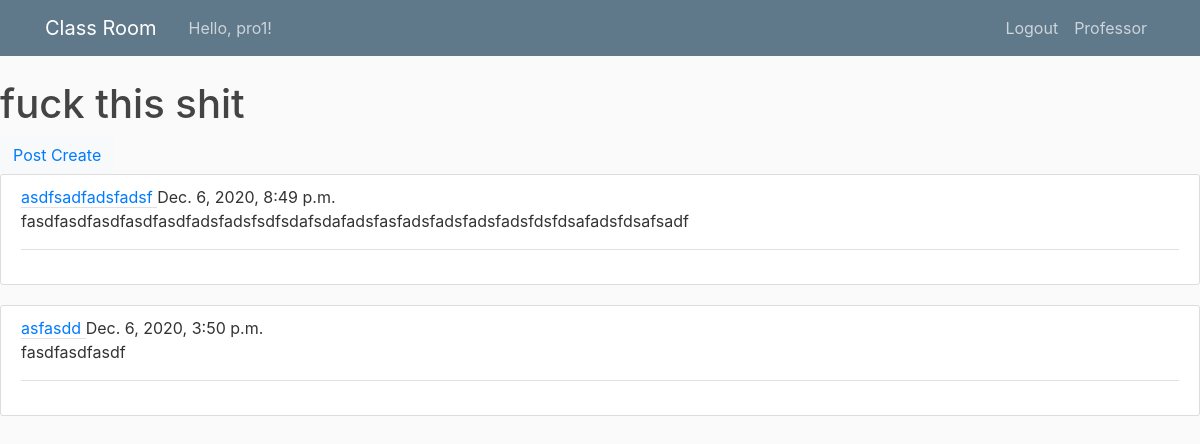
Page /index/lecture/posts/1 (signed in) on the committed database.
### classroom/models.py (models this page shows, shortened)
class eUser(AbstractBaseUser):
    student_num = models.CharField(max_length=10, validators=[RegexValidator(r'^\d{1,10}$')], unique=True)
    name = models.CharField(max_length=32)
    dept = models.CharField(default='None', max_length=32)
    create_date = models.DateField(auto_now_add=True)
    is_professor = models.BooleanField(default=False)
    is_active = models.BooleanField(default=True)
    is_admin = models.BooleanField(default=False)
    objects = UserManager()
    USERNAME_FIELD = 'student_num'
    REQUIRED_FIELDS = ['name', 'dept', 'is_professor']

class Post(models.Model):
    author = models.ForeignKey(eUser, on_delete=models.CASCADE)
    category = models.ForeignKey(Category, on_delete=models.CASCADE)
    title = models.CharField(max_length=64)
    text = models.TextField(max_length=20000)
    created_date = models.DateTimeField(auto_now=True, editable=False)
    updated_date = models.DateTimeField(auto_now_add=True, null=True, editable=False)
    views = models.IntegerField(default=0, editable=False)
    class Meta:
        ordering = ('-created_date', )

### classroom/views.py (the view)
# urls.py: path('index/lecture/posts/<int:pk>', views.PostListView.as_view(), name='posts'),
class PostListView(ListView):
    model = Post
    template_name = 'classroom/post.html'
    context_object_name = 'posts'
    ordering = ['-created_date']
    def get_queryset(self):
        cate_pk = get_object_or_404(Category, pk=self.kwargs.get('pk'))
        return self.model.objects.filter(category=cate_pk)

### classroom/templates/classroom/post.html
{% extends 'classroom/base.html' %}
{% block content %}
    {% if user.is_authenticated %}
    <h1>fuck this shit</h1>
    {% if user.is_professor %}
            <button class="btn btn-light" type="button">
                <a href="{% url 'classroom:post_create' %}">Post Create</a>
            </button>
        {% endif %}
    {% for post in posts %}
    <article class="media content-section">
    <div class="media-body">
        <a href="{% url 'classroom:post_detail' post.pk %}" class="border-bottom mb-4">
            {{ post.title }}
            <a class="mb-4 right">{{ post.created_date }}</a>
        </a>
         <p class="article-content">{{ post.text }}</p>
        <legend class="border-bottom mb-4"></legend>
    </div>
    </article>
    {% endfor %}
    {% endif %}
{% endblock %}

### classroom/templates/classroom/base.html (shortened to what this page needs)
{% load static %}
<html>
<head>
  <link rel="stylesheet" href="https://maxcdn.bootstrapcdn.com/bootstrap/4.0.0/css/bootstrap.min.css"
>
  <link rel="stylesheet" href="https://use.fontawesome.com/releases/v5.6.3/css/all.css"
>
  <link rel="stylesheet" href="//cdn.jsdelivr.net/npm/medium-editor@latest/dist/css/medium-editor.min.css"
    type="text/css" media="screen" charset="utf-8">
  <link rel="stylesheet" type="text/css" href="{% static 'css/main.css' %}">
</head>
<body>
<header class="site-header">
    <nav class="navbar navbar-expand-md navbar-dark bg-steel fixed-top">
      <div class="container">
        <a class="navbar-brand mr-4" href="{% url 'classroom:home' %}">Class Room</a>
        <div class="collapse navbar-collapse" id="navbarToggle">
          <div class="navbar-nav mr-auto">
            {% if user.is_authenticated %}
            <a class="nav-item nav-link" href="{% url 'classroom:index' %}">Hello, {{ user.name }}!</a>
            {% endif %}
          </div>
          <div class="navbar-nav">
            {% if user.is_authenticated %}
            <a class="nav-item nav-link" href="{% url 'classroom:logout' %}">Logout</a>
              {% if user.is_professor %}
              <a class="nav-item nav-link">Professor</a>
              {% else %}
              <a class="nav-item nav-link">Student</a>
              {% endif %}
            {% else %}
            <a class="nav-item nav-link" href="{% url 'classroom:login' %}">Login</a>
            <a class="nav-item nav-link" href="{% url 'classroom:signup' %}">SignUp</a>
            {% endif %}
          </div>
        </div>
      </div>
    </nav>
  </header>
{% block content %}
{% endblock %}
</body>
</html>

### eclass/static/css/main.css (style rules this page uses)
body { background: #fafafa; color: #333333; margin-top: 5rem; }
h1, h2, h3, h4, h5, h6 { color: #444444; }
.bg-steel { background-color: #5f788a; }
.site-header .navbar-nav .nav-link { color: #cbd5db; }
.content-section { background: #ffffff; padding: 10px 20px; border: 1px solid #dddddd; border-radius: 3px; margin-bottom: 20px; }
.article-content { white-space: pre-line; }

### rows in the picture
eUser: name "pro1"
Post: title "asdfsadfadsfadsf", created_date "Dec. 6, 2020, 8:49 p.m.", text "fasdfasdfasdfasdfasdfadsfadsfsdfsdafsdafadsfasfadsfadsfadsfadsfdsfdsafadsfdsafsadf"
Post: title "asfasdd", created_date "Dec. 6, 2020, 3:50 p.m.", text "fasdfasdfasdf"
